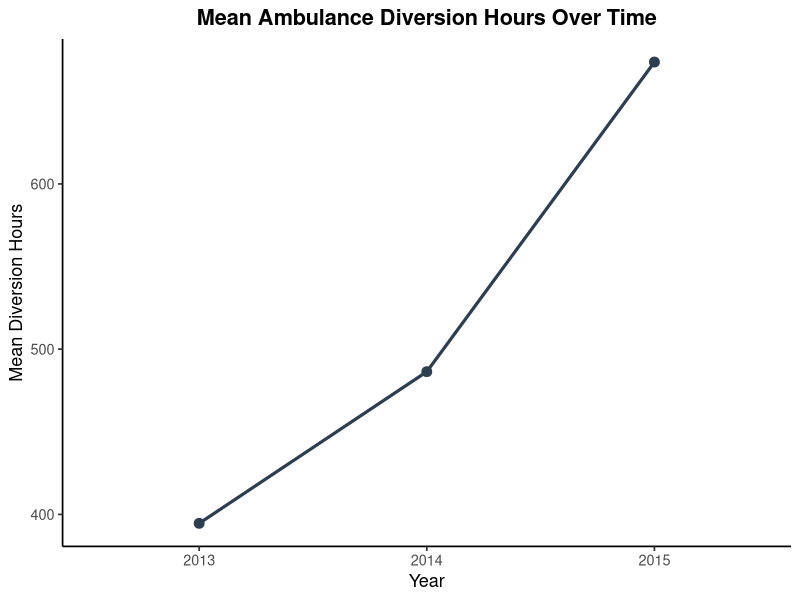
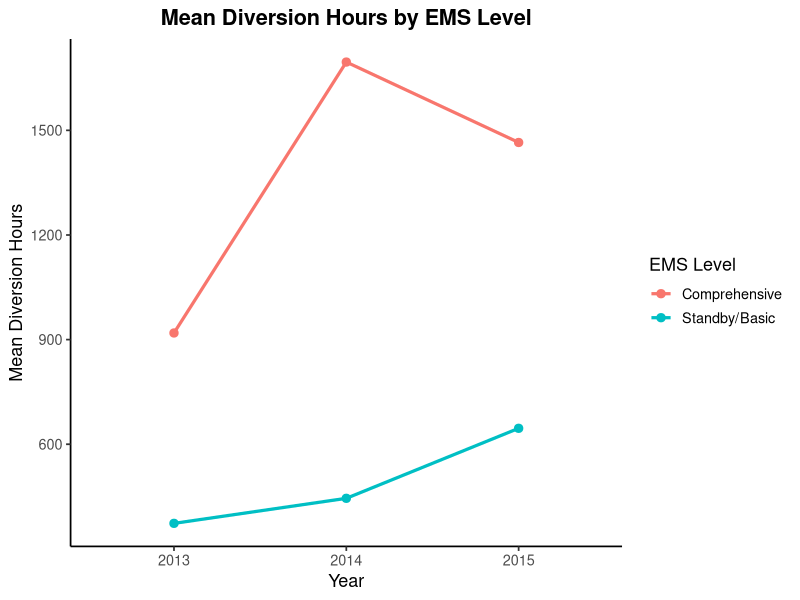
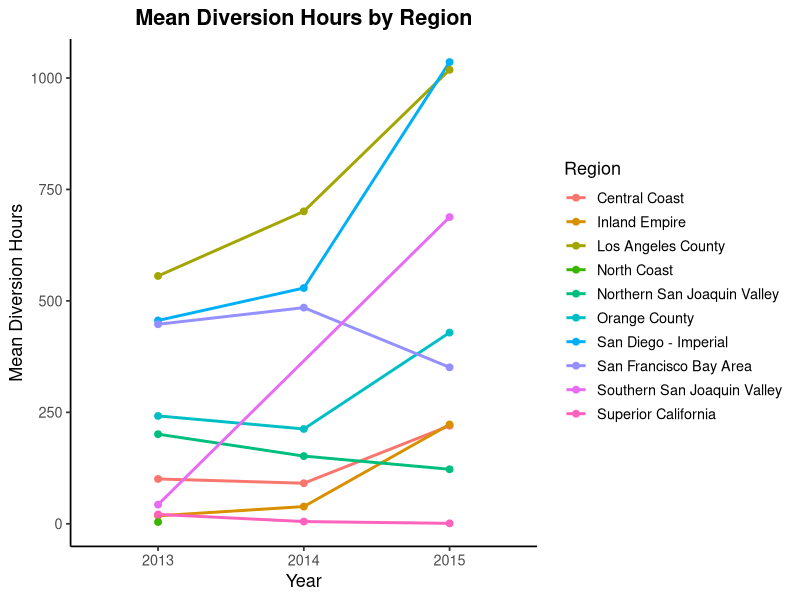

R code for these plots, in order:
#This file produces the figures available in the final manuscript

# Loading packages
library(dplyr)
library(ggplot2)

#read data
ambulance <- read.csv("ambulance_final_data.csv", header = TRUE)

# Figure 1
mean_year <- ambulance %>%
  group_by(year) %>%
  summarise(mean_div = mean(diverthours, na.rm = TRUE))

ggplot(mean_year, aes(x = factor(year), y = mean_div, group = 1)) +
  geom_line(size = 1.1, colour = "#2C3E50") +
  geom_point(size = 3, colour = "#2C3E50") +
  labs(
    title = "Mean Ambulance Diversion Hours Over Time",
    x = "Year",
    y = "Mean Diversion Hours"
  ) +
  theme_classic(base_size = 13) +
  theme(
    plot.title = element_text(hjust = 0.5, face = "bold")
  )

# Figure 2
mean_ems <- ambulance %>%
  group_by(year, emslevel) %>%
  summarise(mean_div = mean(diverthours, na.rm = TRUE), .groups = "drop")

ggplot(mean_ems, aes(x = factor(year), y = mean_div, colour = emslevel, group = emslevel)) +
  geom_line(size = 1.1) +
  geom_point(size = 2.5) +
  labs(
    title = "Mean Diversion Hours by EMS Level",
    x = "Year",
    y = "Mean Diversion Hours",
    colour = "EMS Level"
  ) +
  theme_classic(base_size = 13) +
  theme(
    plot.title = element_text(hjust = 0.5, face = "bold"),
    legend.position = "right"
  )

# Figure 3
mean_region <- ambulance %>%
  group_by(year, region) %>%
  summarise(mean_div = mean(diverthours, na.rm = TRUE), .groups = "drop")

ggplot(mean_region, aes(x = factor(year), y = mean_div, colour = region, group = region)) +
  geom_line(size = 1) +
  geom_point(size = 2) +
  labs(
    title = "Mean Diversion Hours by Region",
    x = "Year",
    y = "Mean Diversion Hours",
    colour = "Region"
  ) +
  theme_classic(base_size = 13) +
  theme(
    plot.title = element_text(hjust = 0.5, face = "bold"),
    legend.position = "right"
  )
